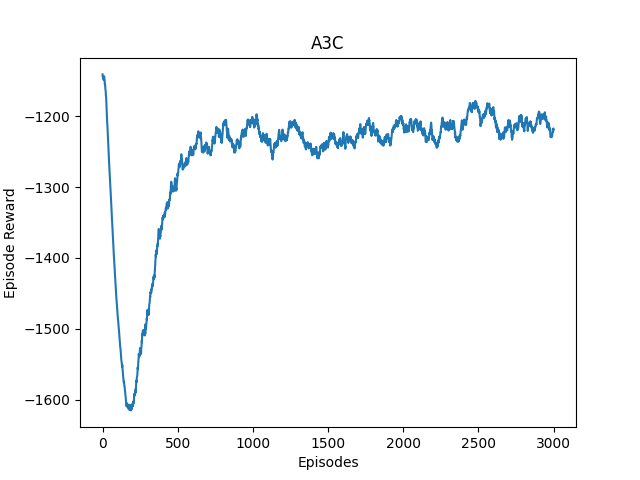

Source code (Python):
import os
import math
import numpy as np
import matplotlib.pyplot as plt

import torch
import torch.nn as nn
import torch.nn.functional as F
import torch.multiprocessing as mp

import gym


def v_wrap(np_array, dtype=np.float32):
    if np_array.dtype != dtype:
        np_array = np_array.astype(dtype)
        
    return torch.from_numpy(np_array)


def set_init(layers):
    for layer in layers:
        nn.init.normal_(layer.weight, mean=0., std=0.1)
        nn.init.constant_(layer.bias, 0.)


def push_and_pull(opt, lnet, gnet, done, s_, bs, ba, br, gamma):
    if done:
        v_s_ = 0.               # terminal
    else:
        v_s_ = lnet.forward(v_wrap(s_[None, :]))[-1].data.numpy()[0, 0]

    buffer_v_target = []
    for r in br[::-1]:    # reverse buffer r
        v_s_ = r + gamma * v_s_
        buffer_v_target.append(v_s_)
    buffer_v_target.reverse()

    loss = lnet.loss_func(
        v_wrap(np.vstack(bs)),
        v_wrap(np.array(ba), dtype=np.int64) if ba[0].dtype == np.int64 else v_wrap(np.vstack(ba)),
        v_wrap(np.array(buffer_v_target)[:, None]))

    # calculate local gradients and push local parameters to global
    opt.zero_grad()
    loss.backward()
    for lp, gp in zip(lnet.parameters(), gnet.parameters()):
        gp._grad = lp.grad
    opt.step()

    # pull global parameters
    lnet.load_state_dict(gnet.state_dict())


def record(global_ep, global_ep_r, ep_r, res_queue, name):
    with global_ep.get_lock():
        global_ep.value += 1
    with global_ep_r.get_lock():
        if global_ep_r.value == 0.:
            global_ep_r.value = ep_r
        else:
            global_ep_r.value = global_ep_r.value * 0.99 + ep_r * 0.01
    res_queue.put(global_ep_r.value)
    print(
        name,
        "Ep:", global_ep.value,
        "| Ep_r: %.0f" % global_ep_r.value,
    )


class SharedAdam(torch.optim.Adam):
    def __init__(self, params, lr=1e-3, betas=(0.9, 0.99), eps=1e-8,
                 weight_decay=0):
        super(SharedAdam, self).__init__(params, lr=lr, betas=betas, eps=eps, weight_decay=weight_decay)
        # State initialization
        for group in self.param_groups:
            for p in group['params']:
                state = self.state[p]
                state['step'] = 0
                state['exp_avg'] = torch.zeros_like(p.data)
                state['exp_avg_sq'] = torch.zeros_like(p.data)

                # share in memory
                state['exp_avg'].share_memory_()
                state['exp_avg_sq'].share_memory_()


class Net(nn.Module):
    def __init__(self, s_dim, a_dim):
        super(Net, self).__init__()
        self.s_dim = s_dim
        self.a_dim = a_dim
        self.a1 = nn.Linear(s_dim, 64)
        self.mu = nn.Linear(64, a_dim)
        self.sigma = nn.Linear(64, a_dim)
        self.c1 = nn.Linear(s_dim, 32)
        self.v = nn.Linear(32, 1)
        set_init([self.a1, self.mu, self.sigma, self.c1, self.v])
        self.distribution = torch.distributions.Normal

    def forward(self, x):
        a1 = F.relu6(self.a1(x))
        mu = 2 * F.tanh(self.mu(a1))
        sigma = F.softplus(self.sigma(a1)) + 0.001      # avoid 0
        c1 = F.relu6(self.c1(x))
        values = self.v(c1)
        return mu, sigma, values

    def choose_action(self, s):
        self.training = False
        mu, sigma, _ = self.forward(s)
        m = self.distribution(mu.view(1, ).data, sigma.view(1, ).data)
        return m.sample().numpy()

    def loss_func(self, s, a, v_t):
        self.train()
        mu, sigma, values = self.forward(s)
        td = v_t - values
        c_loss = td.pow(2)

        m = self.distribution(mu, sigma)
        log_prob = m.log_prob(a)
        entropy = 0.5 + 0.5 * math.log(2 * math.pi) + torch.log(m.scale)  # exploration
        exp_v = log_prob * td.detach() + 0.005 * entropy
        a_loss = -exp_v
        total_loss = (a_loss + c_loss).mean()
        return total_loss


class Worker(mp.Process):
    def __init__(self, gnet, opt, global_ep, global_ep_r, res_queue, name):
        super(Worker, self).__init__()
        self.name = 'w%i' % name
        self.g_ep, self.g_ep_r, self.res_queue = global_ep, global_ep_r, res_queue
        self.gnet, self.opt = gnet, opt
        self.lnet = Net(N_S, N_A)           # local network
        self.env = gym.make('Pendulum-v1').unwrapped

    def run(self):
        total_step = 1
        while self.g_ep.value < MAX_EP:
            s = self.env.reset()
            buffer_s, buffer_a, buffer_r = [], [], []
            ep_r = 0.
            for t in range(MAX_EP_STEP):
                if self.name == 'w0':
                    self.env.render()
                #print("s:",s)
                #print("s[0]",s[0])
                if not isinstance(s, np.ndarray):
                    s=s[0]
                #print(v_wrap)
                #a = self.lnet.choose_action(v_wrap(s[None, :]))
                a = self.lnet.choose_action(v_wrap(s))
                #print(self.env.step(a.clip(-2, 2)))
                s_, r, done,truncated, _ = self.env.step(a.clip(-2, 2))
                if t == MAX_EP_STEP - 1:
                    done = True
                ep_r += r
                buffer_a.append(a)
                buffer_s.append(s)
                buffer_r.append((r+8.1)/8.1)    # normalize

                if total_step % UPDATE_GLOBAL_ITER == 0 or done:  # update global and assign to local net
                    # sync
                    push_and_pull(self.opt, self.lnet, self.gnet, done, s_, buffer_s, buffer_a, buffer_r, GAMMA)
                    buffer_s, buffer_a, buffer_r = [], [], []

                    if done:  # done and print information
                        record(self.g_ep, self.g_ep_r, ep_r, self.res_queue, self.name)
                        break
                s = s_
                total_step += 1

        self.res_queue.put(None)

# parameters
# os.environ["OMP_NUM_THREADS"] = "1"
env = gym.make('Pendulum-v1')
N_S = env.observation_space.shape[0]
N_A = env.action_space.shape[0]
UPDATE_GLOBAL_ITER = 5
GAMMA = 0.9
MAX_EP = 3000
MAX_EP_STEP = 200


if __name__ == "__main__":
    gnet = Net(N_S, N_A)        
    gnet.share_memory()        
    opt = SharedAdam(gnet.parameters(), lr=1e-4, betas=(0.95, 0.999))  # global optimizer
    global_ep, global_ep_r, res_queue = mp.Value('i', 0), mp.Value('d', 0.), mp.Queue()

    # parallel training
    workers = [Worker(gnet, opt, global_ep, global_ep_r, res_queue, i) for i in range(mp.cpu_count())]
    [w.start() for w in workers]
    res = []                    # record episode reward to plot
    while True:
        r = res_queue.get()
        if r is not None:
            res.append(r)
        else:
            break
    [w.join() for w in workers]

    # draw figure
    plt.plot(res)
    plt.ylabel('Episode Reward')
    plt.xlabel('Episodes')
    plt.title('A3C')
    plt.savefig('./A3C.png')
    plt.show()